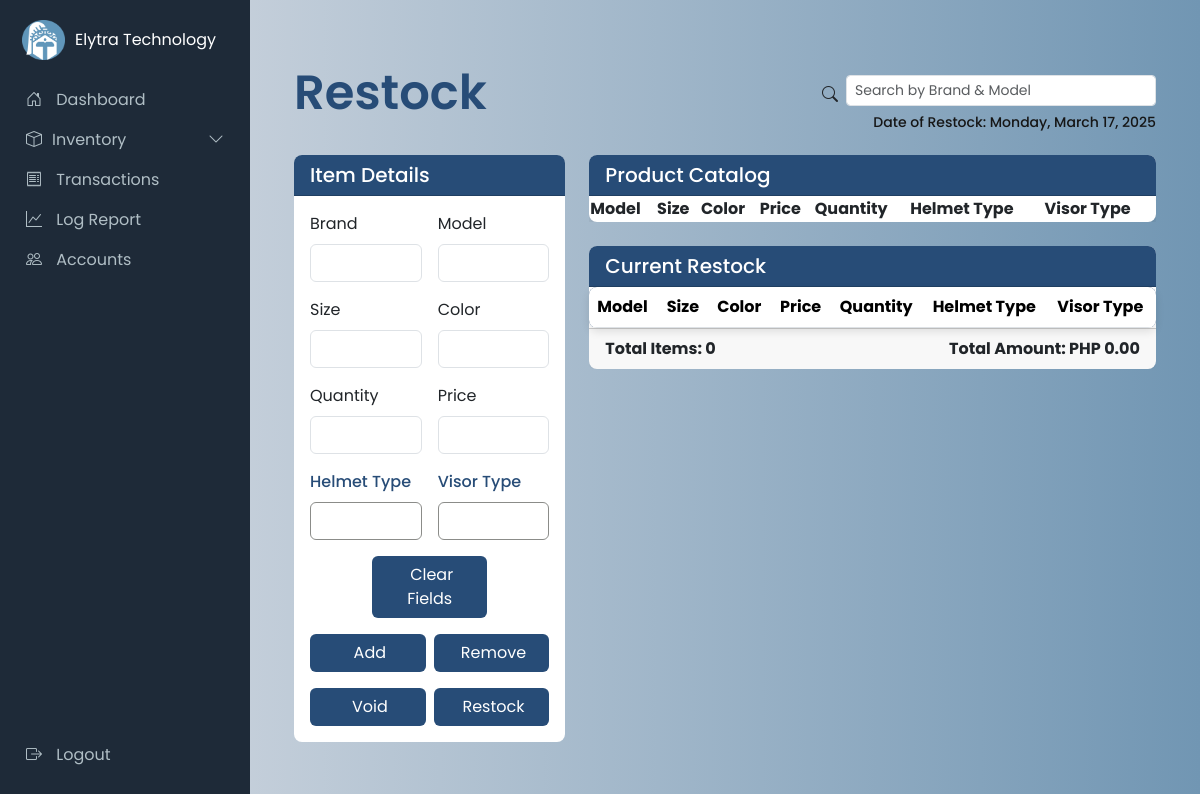
The page /restock/ on the database as committed earlier.
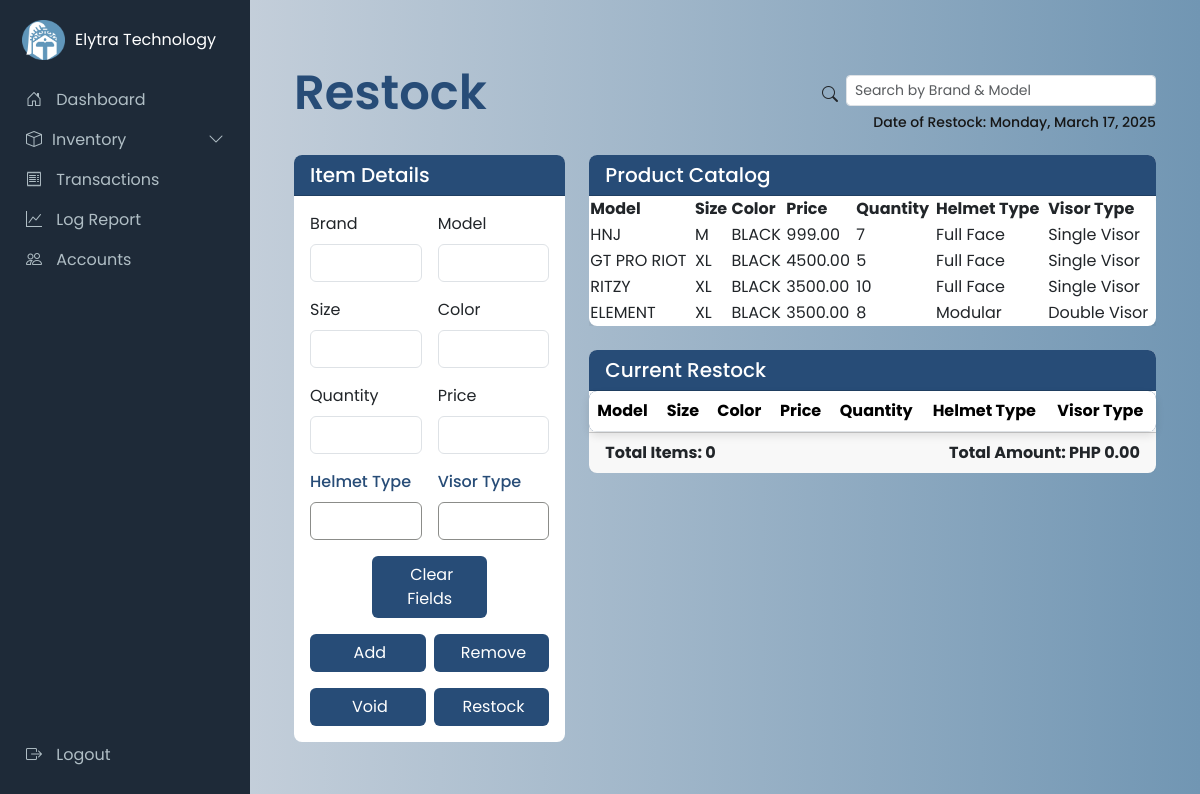
The same page on the database as committed later.
### etms_app/models.py (models this page shows, shortened)
class Helmet(models.Model):
    HELMET_TYPES = [
        ('Full Face', 'Full Face'),
        ('Half Face', 'Half Face'),
        ('Modular', 'Modular'),
        ('Off-Road', 'Off-Road'),
        ('Open Face', 'Open Face'),
    ]
    VISOR_TYPES = [
        ('Single Visor', 'Single Visor'),
        ('Double Visor', 'Double Visor'),
    ]
    brand = models.CharField(max_length=100)  # Default brand
    model = models.CharField(max_length=100)  # Default model
    size = models.CharField(max_length=10)  # Default size
    color = models.CharField(max_length=50)  # Default color
    price = models.DecimalField(max_digits=10, decimal_places=2, default=0.00)  # Default price
    quantity = models.IntegerField(default=0)  # Default stock quantity
    helmet_type = models.CharField(max_length=20, choices=HELMET_TYPES, default="Full Face")
    visor_type = models.CharField(max_length=20, choices=VISOR_TYPES, default="Single Visor")

### etms_app/views.py (the view, shortened to what this page needs)
# urls.py: path("restock/", restock, name="restock"),
def restock(request):
    helmets = Helmet.objects.all()
    context = {
        "current_tab": "restock",
        "helmets": helmets,  # Include helmets inside the same context dictionary
    }
    return render(request, "restock.html", context)

### etms_app/templates/restock.html (shortened to what the changed rows need)
<!DOCTYPE html>
{% extends "index.html" %}
{% load static %}
{% block main_contents %}
<body>
</body>
<div class="container-fluid px-2 my-3">
    <div class="card" style="border: none; background-color: transparent; border-radius: 8px;">
        <div class="card-body px-3 pt-1">
            <div class="d-flex justify-content-between align-items-center mb-4">
                <h1 class="mb-0" style="color: #274C77; font-weight: 600; font-size: 3.0rem;">Restock</h1>
            </div>
    <div class="row" >
<div class="col-lg-8 col-md-6 col-12">
     <div class="card mb-4" style="border: none; border-radius: 8px;">
        <div class="card-body p-0">
            <div class="table-responsive">
                <div class="product-table">
                    {% include "productTable.html" with table_id="productTable" %}
                </div>
            </div>
        </div>
    </div>
    <div class="card" style="border: none; border-radius: 8px;">
        <div class="card-body p-0" style="max-height: 300px;">
                <table class="table table-hover mb-0" id="addedItemsTable">
                    <thead style="position: sticky; top: 0; background-color: #274C77; color: white;">
                        <tr>
                            <th>Model</th>
                            <th>Size</th>
                            <th>Color</th>
                            <th>Price</th>
                            <th>Quantity</th>
                            <th>Helmet Type</th>
                            <th>Visor Type</th>
                        </tr>
                    </thead>
                </table>
            </div>
    </div>
{% endblock %}

### etms_app/templates/productTable.html (shortened to what this page needs)
<!DOCTYPE html>
<html lang="en">
<head>
</head>
<body>
    <table>
        <tr>
            <th>Model</th>
            <th>Size</th>
            <th>Color</th>
            <th>Price</th>
            <th>Quantity</th>
            <th>Helmet Type</th>
            <th>Visor Type</th>
        </tr>
        {% for helmet in helmets %}
        <tr>
            <td>{{ helmet.model }}</td>
            <td>{{ helmet.size }}</td>
            <td>{{ helmet.color }}</td>
            <td>{{ helmet.price }}</td>
            <td>{{ helmet.quantity }}</td>
            <td>{{ helmet.helmet_type }}</td>
            <td>{{ helmet.visor_type }}</td>
        </tr>
        {% endfor %}
    </table>
</body>
</html>

Rows that differ between the two databases and show on the page:
added Helmet: model "HNJ", size "M", color "BLACK", price "999.00", quantity "7", helmet_type "Full Face", visor_type "Single Visor"
added Helmet: model "GT PRO RIOT", size "XL", color "BLACK", price "4500.00", quantity "5", helmet_type "Full Face", visor_type "Single Visor"
added Helmet: model "RITZY", size "XL", color "BLACK", price "3500.00", quantity "10", helmet_type "Full Face", visor_type "Single Visor"
added Helmet: model "ELEMENT", size "XL", color "BLACK", price "3500.00", quantity "8", helmet_type "Modular", visor_type "Double Visor"
